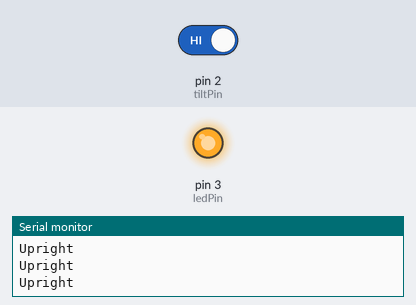
A sketch run on a simulated Arduino Uno, built with avr-gcc and run on an emulated ATmega328P. Parts: output pins drawn as LEDs (lit = HIGH), the last lines printed to the serial monitor. Inputs (shaded band) come from the test bench; at power-on: pin 2 (tiltPin) HIGH.

Above: at 1.2 s.
1.3 s: pin 2 (tiltPin) driven LOW
At 2.4 s:
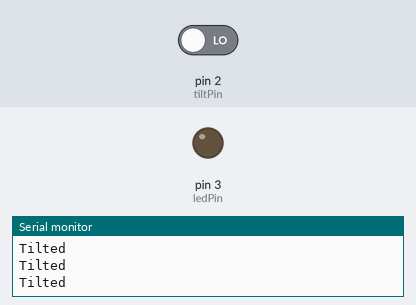
2.8 s: pin 2 (tiltPin) driven HIGH
At 3.6 s:
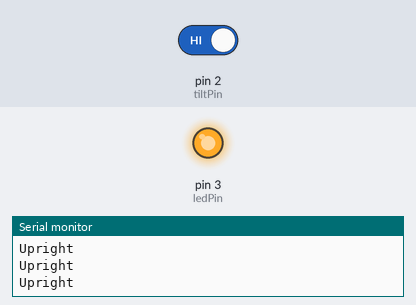
Timing chart, 0 to 5.8 s (numbered marks = the images above; inputs shaded):
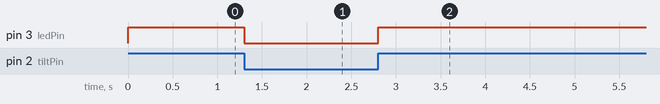

Measured:
- after the input at 1.3 s, pin 3 (ledPin): HIGH → LOW at once
- after the input at 2.8 s, pin 3 (ledPin): LOW → HIGH at once

The sketch:

titt_sensor-buzer.ino
```cpp
int tiltPin = 2;    // Tilt switch connected to digital pin 2
int ledPin = 3;    // Onboard LED (or use an external one)

void setup() {
  pinMode(tiltPin, INPUT_PULLUP);  // Use internal pull-up
  pinMode(ledPin, OUTPUT);
  Serial.begin(9600);
}

void loop() {
  int tiltState = digitalRead(tiltPin);  // LOW = tilted, HIGH = upright

  if (tiltState == HIGH) {
    digitalWrite(ledPin, HIGH);  // LED ON (upright)
    Serial.println("Upright");
  } else {
    digitalWrite(ledPin, LOW);   // LED OFF (tilted)
    Serial.println("Tilted");
  }

  delay(100);
}
```
